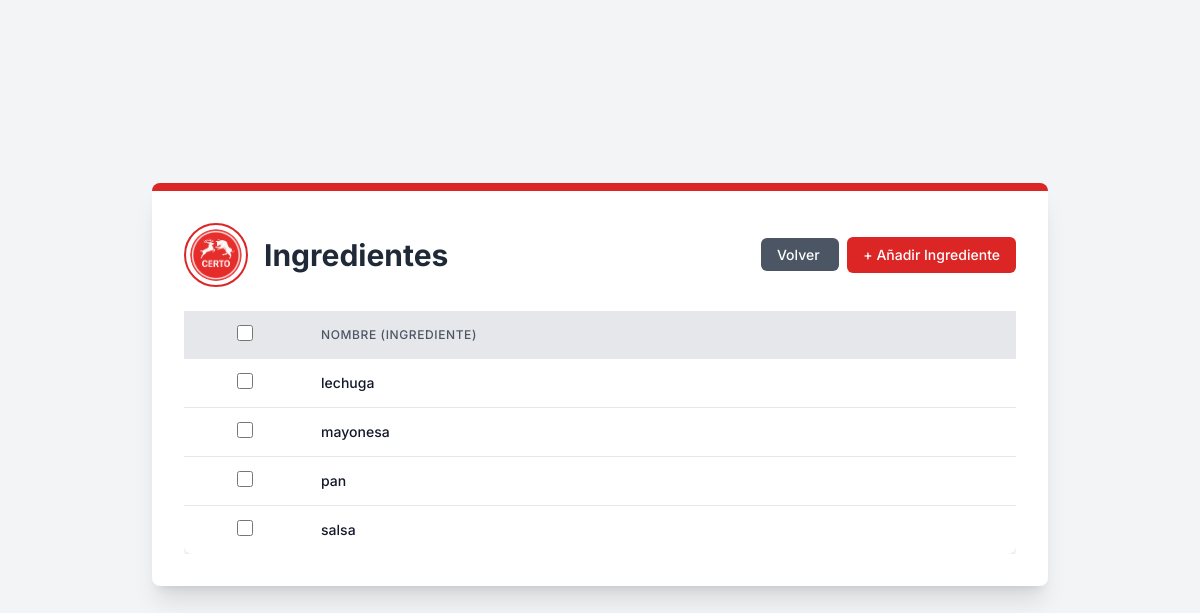
Before: /core/ingredients/ (signed in) with the older database file.
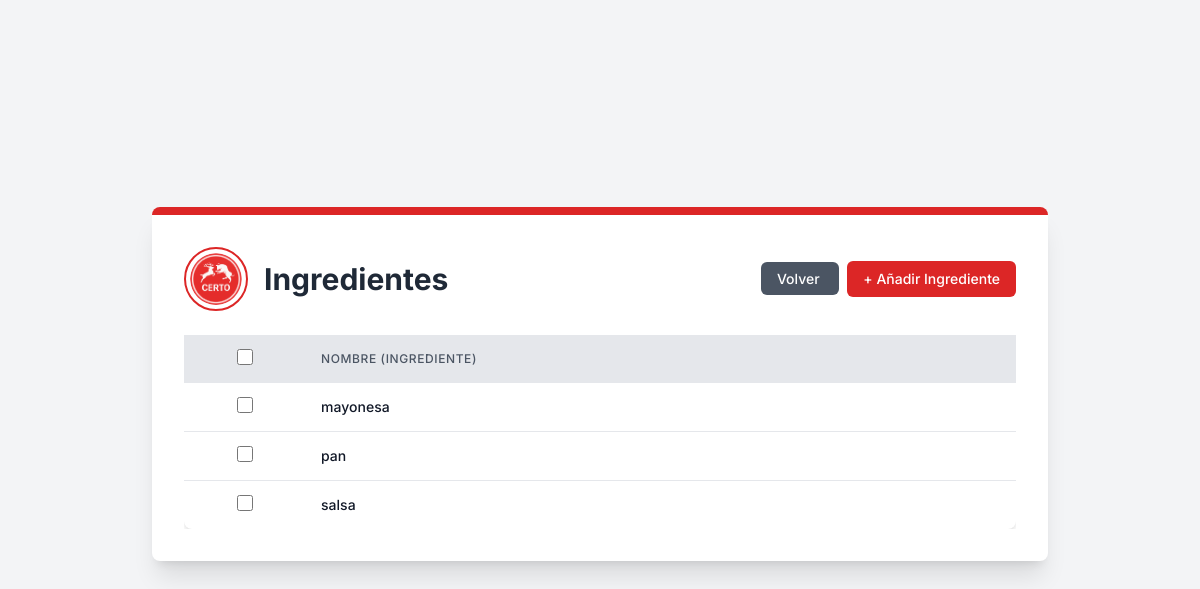
After: the same page with the newer database file.
### comedor/models.py (models this page shows, shortened)
class Ingredientes(models.Model):
    nombre = models.CharField(max_length=100)

### core/views.py (the view)
# urls.py: path("ingredients/", views.ingredients, name="ingredients"),
def ingredients(request):
    if request.user.is_authenticated:
        ingredients = Ingredientes.objects.all()
        return render(request, 'Ingredients/ingredients_list_view.html', {'ingredientes': ingredients})
    else:
        return redirect('core:signInUp')

### core/templates/Ingredients/ingredients_list_view.html (shortened to what this page needs)
{% extends "main.html" %} {% load static %}{% block content %}
<div
  class="bg-white p-8 rounded-lg shadow-xl max-w-4xl w-full border-t-8 border-primary-red mb-8"
>
  <div class="flex flex-col md:flex-row items-center justify-between mb-6">
    <div class="flex items-center mb-4 md:mb-0">
      <img
        src="{% static 'img/logos/logo.png' %}"
        alt="Logo de la Cafetería Certo"
        class="w-16 h-16 rounded-full border-2 border-primary-red p-1 object-cover mr-4"
      />
      <h1 class="text-3xl font-bold text-gray-800">Ingredientes</h1>
    </div>
    <div class="text-right">
      <a
        href="/core/dashboard"
        class="px-4 py-2 text-sm font-medium text-white bg-gray-600 rounded-md hover:bg-gray-700 transition duration-300 ease-in-out mr-2"
      >
        Volver
      </a>
      <button
        onclick="alert('Redirigir a formulario de nuevo ingediente')"
        class="px-4 py-2 text-sm font-medium text-white bg-primary-red rounded-md hover:bg-red-700 transition duration-300 ease-in-out"
      >
        + Añadir Ingrediente
      </button>
    </div>
  </div>
  <div class="overflow-x-auto">
    <form
      id="deleteForm"
      method="post"
      action="{% url 'core:bulk_delete' 'ingredientes' 'core:ingredients' %}"
    >
      <table class="min-w-full bg-white rounded-lg shadow-custom">
        <thead class="bg-gray-200">
          <tr>
            <th class="py-3 px-2 text-center">
              <input
                type="checkbox"
                id="selectAll"
                class="form-checkbox h-4 w-4 text-primary-red"
              />
            </th>
            <th
              class="py-3 px-4 text-left text-xs font-medium text-gray-600 uppercase tracking-wider"
            >
              Nombre (Ingrediente)
            </th>
          </tr>
        </thead>
        <tbody class="divide-y divide-gray-200">
          {% for ingrediente in ingredientes %}
          <tr class="hover:bg-gray-50">
            <td class="py-3 px-2 text-center">
              <input
                type="checkbox"
                name="selected_ids"
                value="{{ ingrediente.id }}"
                class="rowCheckbox form-checkbox h-4 w-4 text-primary-red"
              />
            </td>
            <td
              class="py-3 px-4 whitespace-nowrap text-sm font-medium text-gray-900"
            >
              {{ ingrediente.nombre }}
            </td>
          </tr>
          {% endfor %}
        </tbody>
      </table>
    </form>
  </div>
</div>
{% endblock %}

Changed rows visible on the page:
removed Ingredientes: nombre "lechuga"
